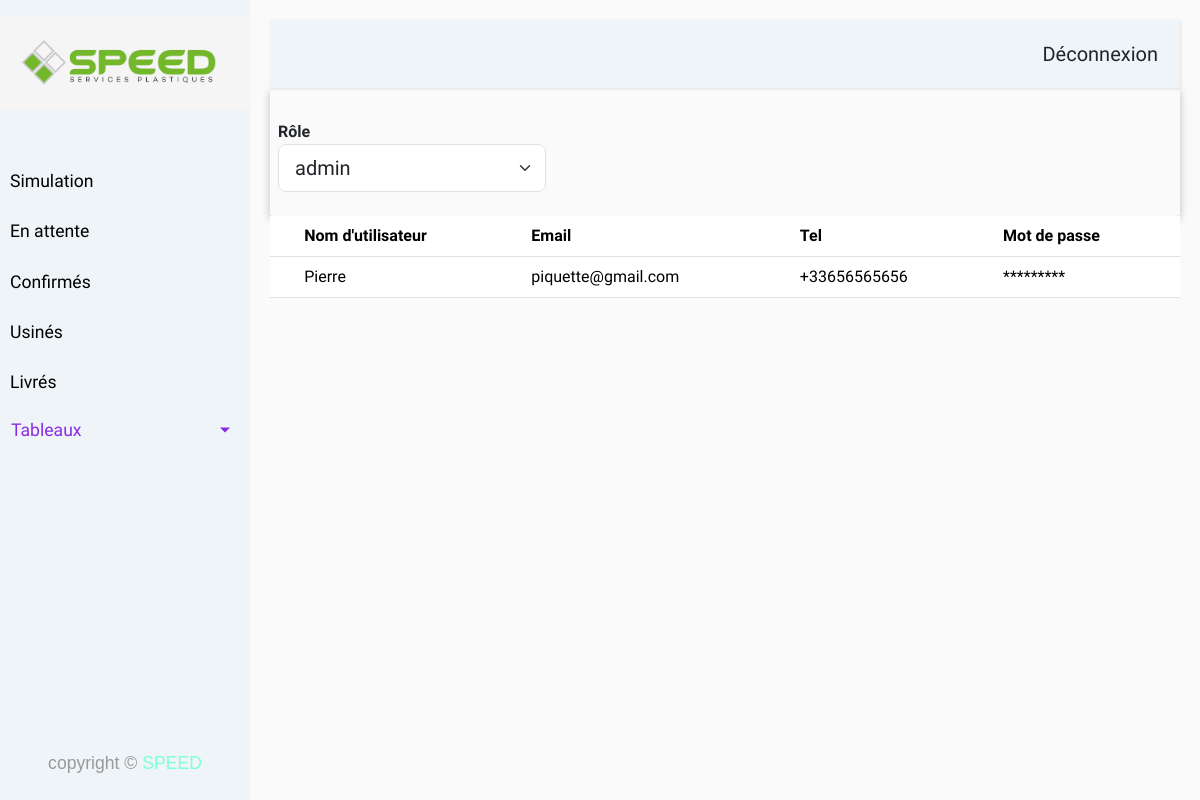
/membres (signed in), run on the app's committed database.
### models/models.py (models this page shows, shortened)
class User(db.Model, UserMixin):
    __tablename__ = 'user'
    id = db.Column(db.Integer, autoincrement=True, primary_key=True)
    username=db.Column(db.String(255), nullable=False)
    email = db.Column(db.String(255), unique=True)
    password = db.Column(db.String(255), nullable=False, server_default='')
    tel = db.Column(db.String(20), nullable=False)
    role_id = db.Column(db.Integer , ForeignKey('role.id'),nullable=False)
    rel_user_client = relationship("Client", backref = "user")

### routes.py (the view)
@app.route('/membres')
@login_required
def membres():
    try:
        current_user_role = (Role.query.filter(Role.id == current_user.role_id).first()).name
    except Exception as e:
        return f"Error fetching current user role: {str(e)}"
    try:
        roles = Role.get_all_roles()
        if not roles:
            raise ValueError("Aucun rôle trouvé.")
        first_role = roles[0].id
        users = get_users_by_role(first_role)
        if not roles:
            raise ValueError("Aucun user trouvé.")
        return render_template('membres.html', roles=roles,select_users=users, user = current_user,current_user_role = current_user_role, page ="Membres")
    except ValueError as e:
        flash(str(e), 'error')
        return render_template('membres.html', roles=[], select_users=[], user=current_user,current_user_role = current_user_role, page="Membres")

### app.py (called while the page is built)
@login_manager.user_loader
def load_user(id):
    return User.query.get(int(id))

### models/models.py (called while the page is built)
def get_users_by_role(roleId):
    return db.session.query(User).join(Role, Role.id==User.role_id ).filter(User.role_id == roleId).all()

    def get_all_roles():
        return Role.query.all()

### routes.py (called while the page is built)
@app.before_request
def session_handler():
    session.permanent = True
    app.permanent_session_lifetime = timedelta(days=30)

### templates/membres.html (shortened to what this page needs)
{% extends 'base.html' %}
{% block contenue %}
<div class="mt-4">
    <label for="role_users"><strong>Rôle</strong></label>
    <select id="role_users" class="form-select form-select-lg mb-3"
        aria-label=".form-select-lg nouvelle_utilisateur" >
        {% for role in roles %}
        <option value='{{ role.id}}'>{{ role.name}}</option>
        {% endfor %}
    </select>
</div>
</div>
<table id="users_table" class="table">
    <thead class="thead-light">
        <tr>
            <th scope="row"></th>
            <th scope="col">Nom d'utilisateur</th>
            <th scope="col">Email</th>
            <th scope="col">Tel</th>
            <th scope="col">Mot de passe</th>
        </tr>
    </thead>
    <tbody>
        {% for user_row in select_users %}
        <tr>
            <td>
            <td>{{user_row.username}}</td>
            <td>{{user_row.email}}</td>
            <td>+33<span class="user_pure_tel">{{user_row.tel}}</span></td>
            <td>*********
            </td>
        </tr>
        {% endfor %}
    </tbody>
</table>
    </div>
    </div>
{% endblock %}

### static/css/style.css (style rules this page uses)
* { margin: 0; padding: 0; box-sizing: border-box; }
body { font-family: 'Poppins', sans-serif; background: #fafafa; }
body { font-family: 'Asap', sans-serif; }
#role_users { width: 30%; }

### data on the page
User: username "Pierre", email "piquette@gmail.com", tel "656565656"

### other printed values
form field value "admin"
